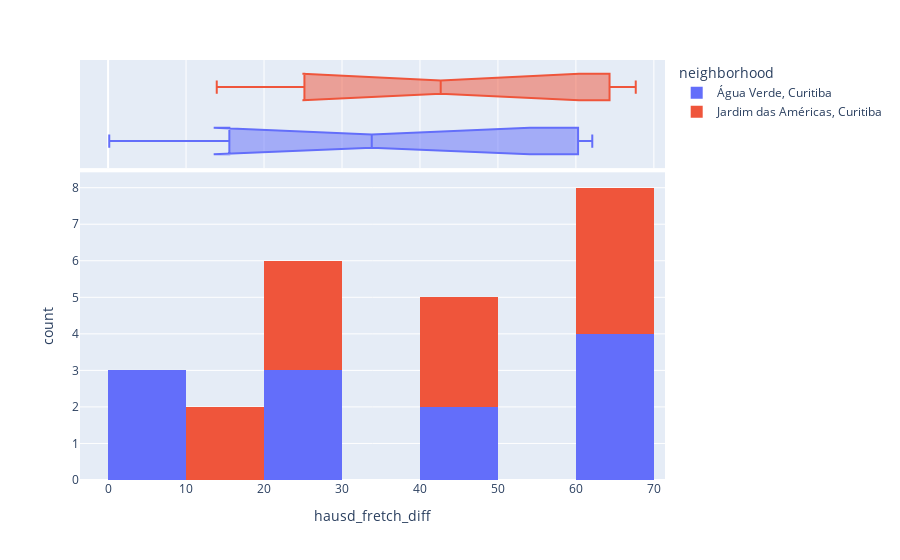

Notebook source saved alongside this figure:
### Code cell
px.histogram(gdf, 
            x='hausd_fretch_diff', 
            #  y="tip", 
            color="neighborhood",
                marginal="box", # or violin, rug
                #    hover_data=df.columns
                # range_x=(0,30),
                width = 900,
                nbins=10,
                )

### Figure 1 — Plotly figure (JSON) as saved in the notebook; plotly's stock layout.template omitted (floating-point values rounded to 4 significant figures)
{"data": [{"alignmentgroup": "True", "bingroup": "x", "hovertemplate": "neighborhood=Água Verde, Curitiba<br>hausd_fretch_diff=%{x}<br>count=%{y}<extra></extra>", "legendgroup": "Água Verde, Curitiba", "marker": {"color": "#636efa", "pattern": {"shape": ""}}, "name": "Água Verde, Curitiba", "nbinsx": 10, "offsetgroup": "Água Verde, Curitiba", "orientation": "v", "showlegend": true, "type": "histogram", "x": [26.28, 21.83, 60.07, 60.49, 61.99, 43.9, 40.59, 4.77, 9.278, 0.1486, 62.1, 27.05], "xaxis": "x", "yaxis": "y"}, {"alignmentgroup": "True", "hovertemplate": "neighborhood=Água Verde, Curitiba<br>hausd_fretch_diff=%{x}<extra></extra>", "legendgroup": "Água Verde, Curitiba", "marker": {"color": "#636efa"}, "name": "Água Verde, Curitiba", "notched": true, "offsetgroup": "Água Verde, Curitiba", "showlegend": false, "type": "box", "x": [26.28, 21.83, 60.07, 60.49, 61.99, 43.9, 40.59, 4.77, 9.278, 0.1486, 62.1, 27.05], "xaxis": "x2", "yaxis": "y2"}, {"alignmentgroup": "True", "bingroup": "x", "hovertemplate": "neighborhood=Jardim das Américas, Curitiba<br>hausd_fretch_diff=%{x}<br>count=%{y}<extra></extra>", "legendgroup": "Jardim das Américas, Curitiba", "marker": {"color": "#EF553B", "pattern": {"shape": ""}}, "name": "Jardim das Américas, Curitiba", "nbinsx": 10, "offsetgroup": "Jardim das Américas, Curitiba", "orientation": "v", "showlegend": true, "type": "histogram", "x": [67.51, 64.29, 64.34, 67.68, 44.8, 26.12, 13.94, 44.61, 16.52, 29.88, 24.24, 40.71], "xaxis": "x", "yaxis": "y"}, {"alignmentgroup": "True", "hovertemplate": "neighborhood=Jardim das Américas, Curitiba<br>hausd_fretch_diff=%{x}<extra></extra>", "legendgroup": "Jardim das Américas, Curitiba", "marker": {"color": "#EF553B"}, "name": "Jardim das Américas, Curitiba", "notched": true, "offsetgroup": "Jardim das Américas, Curitiba", "showlegend": false, "type": "box", "x": [67.51, 64.29, 64.34, 67.68, 44.8, 26.12, 13.94, 44.61, 16.52, 29.88, 24.24, 40.71], "xaxis": "x2", "yaxis": "y2"}], "layout": {"barmode": "relative", "legend": {"title": {"text": "neighborhood"}, "tracegroupgap": 0}, "margin": {"t": 60}, "width": 900, "xaxis": {"anchor": "y", "domain": [0, 1], "title": {"text": "hausd_fretch_diff"}}, "xaxis2": {"anchor": "y2", "domain": [0, 1], "matches": "x", "showgrid": true, "showticklabels": false}, "yaxis": {"anchor": "x", "domain": [0, 0.7326], "title": {"text": "count"}}, "yaxis2": {"anchor": "x2", "domain": [0.7426, 1], "matches": "y2", "showgrid": false, "showline": false, "showticklabels": false, "ticks": ""}}}
